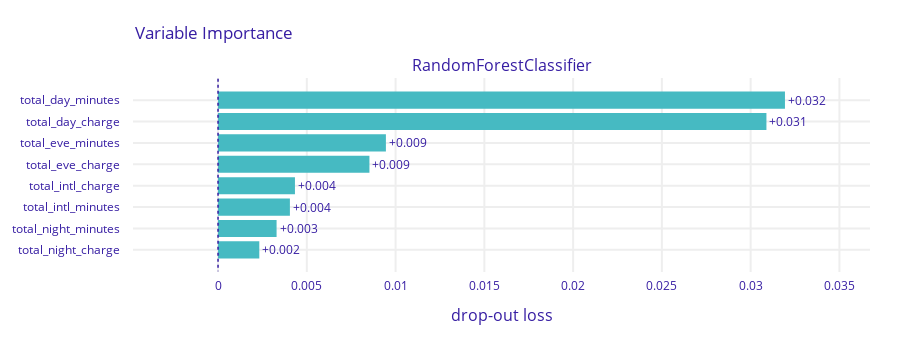

The cell this chart's notebook holds for it:
### Markdown cell above
Let's try a Random Forest model:

### Code cell
model1 = sklearn.ensemble.RandomForestClassifier() # type: ignore
model1.fit(X, y)

dx.Explainer(model1, X, y, verbose=False).model_parts(random_state=42).plot()

### Figure 1 — Plotly figure (JSON) as saved in the notebook; plotly's stock layout.template omitted (floating-point values rounded to 4 significant figures)
{"data": [{"base": 0, "hoverinfo": "text", "hoverlabel": {"bgcolor": "rgba(0,0,0,0.8)"}, "hovertext": ["Model: RandomForestClassifier loss after<br>variable: total_day_minutes is permuted: 0.032<br>Drop-out loss change: +0.032", "Model: RandomForestClassifier loss after<br>variable: total_day_charge is permuted: 0.031<br>Drop-out loss change: +0.031", "Model: RandomForestClassifier loss after<br>variable: total_eve_minutes is permuted: 0.009<br>Drop-out loss change: +0.009", "Model: RandomForestClassifier loss after<br>variable: total_eve_charge is permuted: 0.009<br>Drop-out loss change: +0.009", "Model: RandomForestClassifier loss after<br>variable: total_intl_charge is permuted: 0.004<br>Drop-out loss change: +0.004", "Model: RandomForestClassifier loss after<br>variable: total_intl_minutes is permuted: 0.004<br>Drop-out loss change: +0.004", "Model: RandomForestClassifier loss after<br>variable: total_night_minutes is permuted: 0.003<br>Drop-out loss change: +0.003", "Model: RandomForestClassifier loss after<br>variable: total_night_charge is permuted: 0.002<br>Drop-out loss change: +0.002"], "marker": {"color": "#46bac2"}, "orientation": "h", "showlegend": false, "text": ["+0.032", "+0.031", "+0.009", "+0.009", "+0.004", "+0.004", "+0.003", "+0.002"], "textposition": "outside", "type": "bar", "x": [0.03193, 0.03089, 0.009455, 0.008527, 0.004332, 0.004048, 0.003297, 0.002324], "xaxis": "x", "y": ["total_day_minutes", "total_day_charge", "total_eve_minutes", "total_eve_charge", "total_intl_charge", "total_intl_minutes", "total_night_minutes", "total_night_charge"], "yaxis": "y"}], "layout": {"annotations": [{"font": {"size": 16}, "showarrow": false, "text": "RandomForestClassifier", "x": 0.5, "xanchor": "center", "xref": "paper", "y": 1, "yanchor": "bottom", "yref": "paper"}, {"font": {"size": 16}, "showarrow": false, "text": "drop-out loss", "x": 0.5, "xanchor": "center", "xref": "paper", "y": 0, "yanchor": "top", "yref": "paper", "yshift": -30}], "font": {"color": "#371ea3"}, "height": 343, "margin": {"b": 71, "r": 30, "t": 78}, "shapes": [{"line": {"color": "#371ea3", "dash": "dot", "width": 1.5}, "type": "line", "x0": 0, "x1": 0, "xref": "x", "y0": -1, "y1": 8, "yref": "y"}], "title": {"text": "Variable Importance", "x": 0.15}, "xaxis": {"anchor": "y", "automargin": true, "domain": [0, 1], "fixedrange": true, "gridwidth": 2, "range": [-0.00479, 0.03672], "tickcolor": "white", "ticklen": 3, "ticks": "outside", "type": "linear", "zeroline": false}, "yaxis": {"anchor": "x", "automargin": true, "autorange": "reversed", "domain": [0, 1], "fixedrange": true, "gridwidth": 2, "tickcolor": "white", "ticklen": 10, "ticks": "outside", "type": "category"}}}
